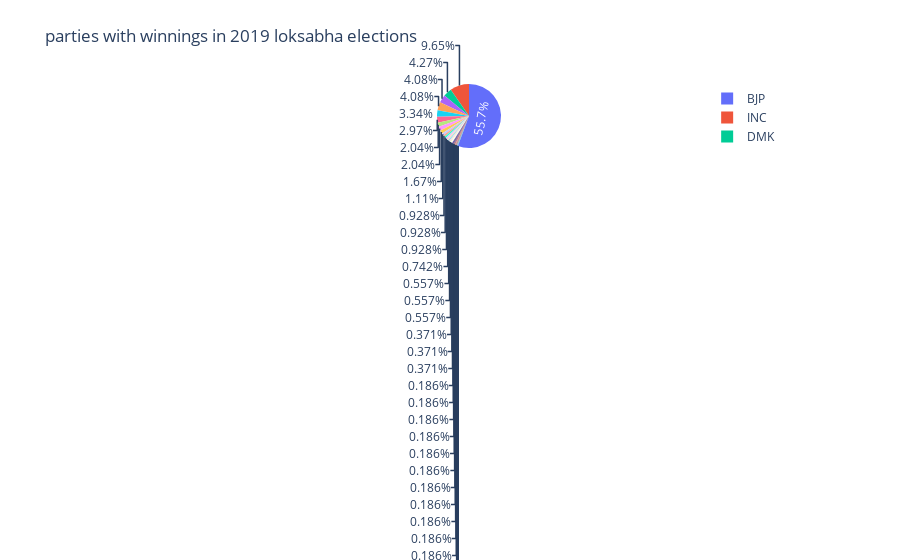

Write notebook code for a chart like this one.
### Code cell
a=LS_candidates['PARTY'].unique()
winners=[]
for i in a:
    winners.append(LS_candidates[LS_candidates['PARTY']==i]['WINNER'].sum())
figure1=go.Figure()
import plotly.express as px
fig = px.pie(values=winners, names=a, title='parties with winnings in 2019 loksabha elections')
fig.show()

### Figure 1 — Plotly figure (JSON) as saved in the notebook; plotly's stock layout.template omitted (floating-point values rounded to 4 significant figures; data arrays with more than 128 entries replaced by an {"elided": "..."} marker saying what was removed)
{"data": [{"domain": {"x": [0, 1], "y": [0, 1]}, "hovertemplate": "label=%{label}<br>value=%{value}<extra></extra>", "labels": {"elided": "133 str values"}, "legendgroup": "", "name": "", "showlegend": true, "type": "pie", "values": {"elided": "133 int values"}}], "layout": {"legend": {"tracegroupgap": 0}, "title": {"text": "parties with winnings in 2019 loksabha elections"}}}
